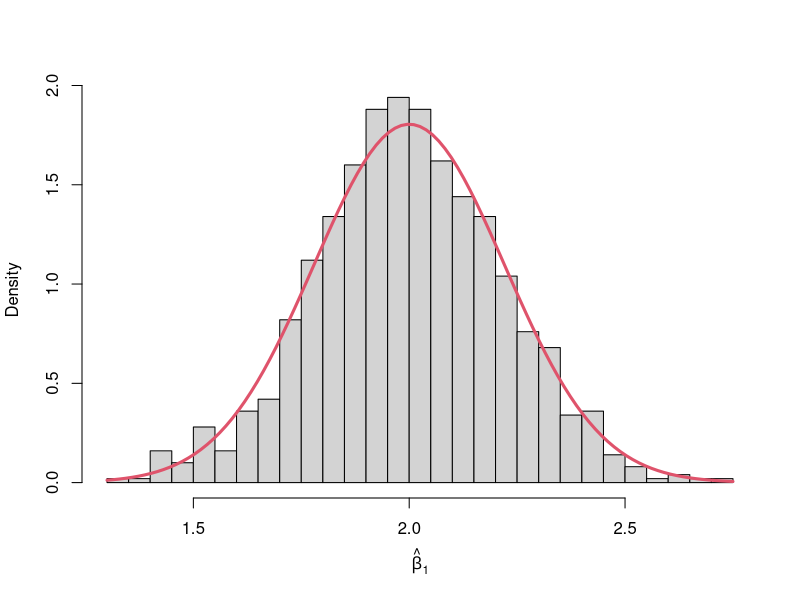
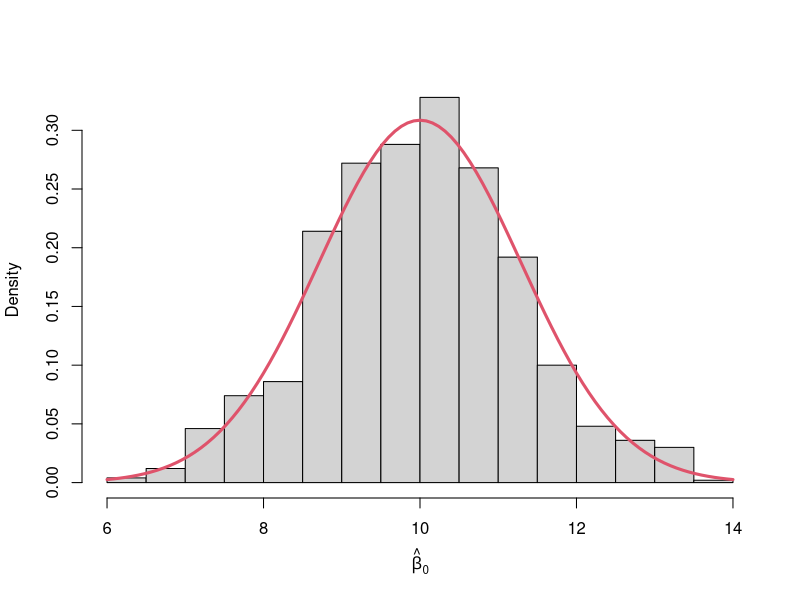
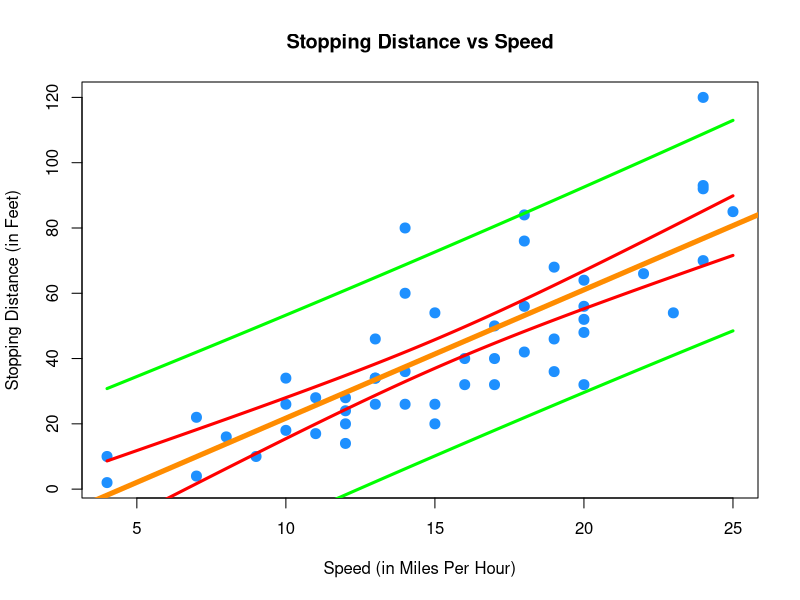

Write R code to recreate these figures, in order.
## ---- chunk 1
# note, this is not the "best" way to do this, but shows it well
# go back and use sim_slr?
# note, need to "fix" x
set.seed(112358)
num_samples = 1000 # make this larger
sample_size = 20   # this is n
beta_0      = 10
beta_1      = 2
sigma       = 3

x   = seq(0, 10, length = sample_size)
Sxx = sum((x - mean(x)) ^ 2)

beta_0_hat = rep(0, num_samples)
beta_1_hat = rep(0, num_samples)

for(i in 1:num_samples) {
  eps = rnorm(sample_size, mean = 0, sd = sigma)
  y   = beta_0 + beta_1 * x + eps
  
  sim_model = lm(y ~ x)
  
  beta_0_hat[i] = coef(sim_model)[1]
  beta_1_hat[i] = coef(sim_model)[2]
}



mean(beta_1_hat)
(ex_beta_1 = beta_1)
sd(beta_1_hat)
(sd_beta_1 = sigma / sqrt(Sxx))

hist(beta_1_hat, prob = TRUE, breaks = 20, 
     xlab = expression(hat(beta)[1]), main = "")
curve(dnorm(x, mean = ex_beta_1, sd = sd_beta_1), col = 2, add = TRUE, lwd = 3)


mean(beta_0_hat)
(ex_beta_0 = beta_0)
sd(beta_1_hat)
(sd_beta_0 = sigma * sqrt(1 / sample_size + mean(x) ^ 2 / Sxx))

hist(beta_0_hat, prob = TRUE, breaks = 20, 
     xlab = expression(hat(beta)[0]), main = "")
curve(dnorm(x, mean = ex_beta_0, sd = sd_beta_0), col = 2, add = TRUE, lwd = 3)

# note need to use prob = TRUE
## ---- chunk 2
stop_dist_model = lm(dist ~ speed, data = cars)
summary(stop_dist_model)
names(summary(stop_dist_model))
summary(stop_dist_model)$coefficients[1,]
summary(stop_dist_model)$coefficients[2,]

summary(stop_dist_model)$coefficients[2, 3] #test statistic
summary(stop_dist_model)$coefficients[2, 4] #p-value

confint(stop_dist_model, level = 0.95)
confint(stop_dist_model, level = 0.95)[2,]
confint(stop_dist_model, "speed", level = 0.95)
confint(stop_dist_model, "(Intercept)", level = 0.95)


new_speeds = data.frame(speed = c(5, 21))
predict(stop_dist_model, new_speeds, interval = c("confidence"), level = 0.95)
predict(stop_dist_model, new_speeds, interval = c("prediction"), level = 0.95)


anova(stop_dist_model)
anova(lm(dist ~ 1, data = cars), lm(dist ~ speed, data = cars))
## ---- chunk 3
speed_grid = seq(min(cars$speed), max(cars$speed), by = 0.01)
dist_ci_band = predict(stop_dist_model, 
                           newdata = data.frame(speed = speed_grid), 
                           interval = "confidence")
dist_pi_band = predict(stop_dist_model, 
                           newdata = data.frame(speed = speed_grid), 
                           interval = "prediction") 

plot(dist ~ speed, data = cars,
     xlab = "Speed (in Miles Per Hour)",
     ylab = "Stopping Distance (in Feet)",
     main = "Stopping Distance vs Speed",
     pch  = 20,
     cex  = 2,
     col  = "dodgerblue")
abline(stop_dist_model, lwd = 5, col = "darkorange")

lines(speed_grid, dist_ci_band[,2], col = "red", lwd = 3)
lines(speed_grid, dist_ci_band[,3], col = "red", lwd = 3)
lines(speed_grid, dist_pi_band[,2], col = "green", lwd = 3)
lines(speed_grid, dist_pi_band[,3], col = "green", lwd = 3)
